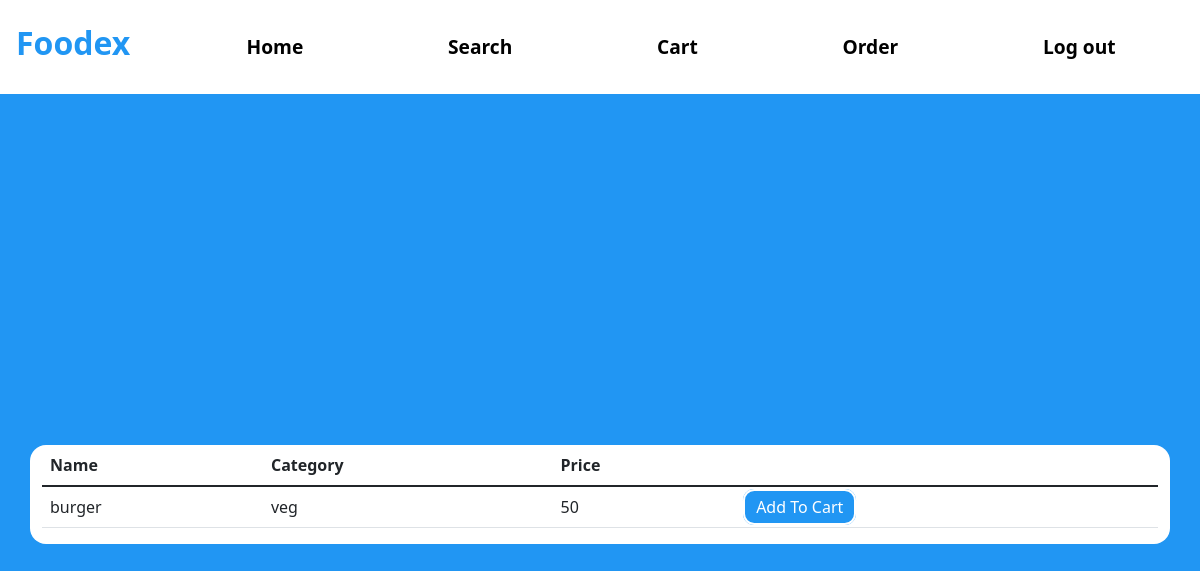
/View-Resturant-menu?id=1, run on an earlier commit of the app's database.
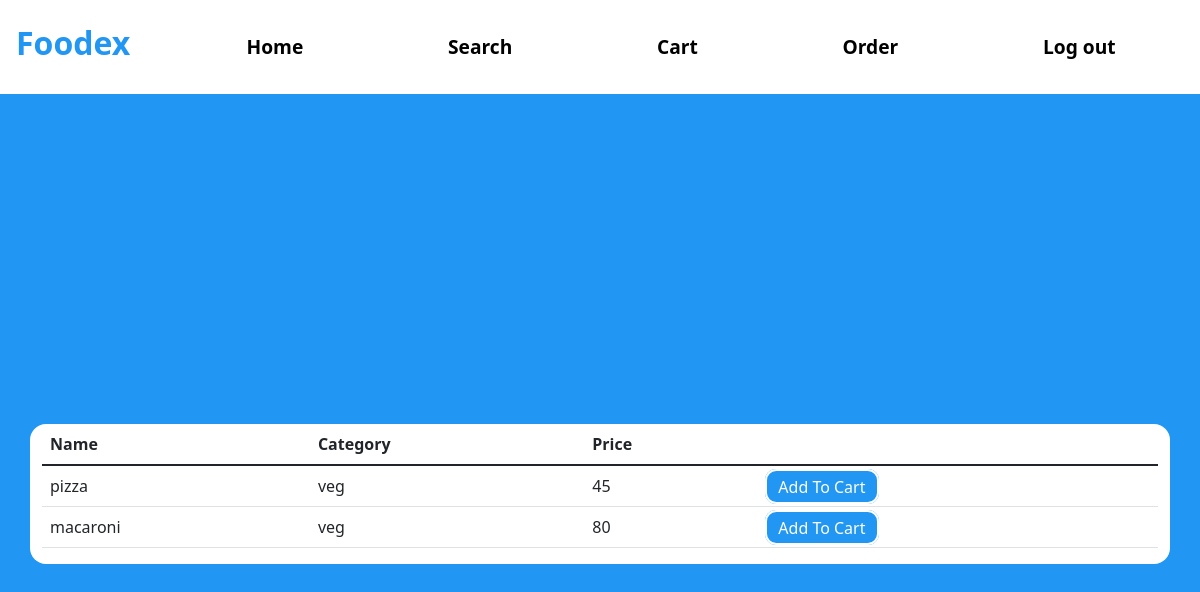
And on a later commit of the database.
### tables this page shows
CREATE TABLE MENU(
                        ITEM_ID INTEGER PRIMARY KEY AUTOINCREMENT,
                        ITEM_NAME TEXT,
                        ITEM_CATEGORY TEXT,
                        ITEM_PRICE INTEGER,
                        RESTAURANT_ID INTEGER,
                        ITEM_IMAGE TEXT,
                        FOREIGN KEY(RESTAURANT_ID) REFERENCES RESTAURANT(RESTAURANT_ID)
                       );

### app.py (the view)
@app.route("/View-Resturant-menu")
def view_menu_user():
    getid=request.args.get('id')
    cursor=connection.cursor()
    count=cursor.execute("SELECT m.ITEM_ID,m.ITEM_NAME,m.ITEM_CATEGORY,m.ITEM_PRICE FROM MENU m LEFT JOIN RESTAURANT r ON m.RESTAURANT_ID = r.RESTAURANT_ID WHERE m.RESTAURANT_ID="+str(getid)+"; ")
    result=cursor.fetchall()
    return render_template("View_Menu_user.html",MENU=result,Res_id=getid)

### templates/View_Menu_user.html (shortened to what this page needs)
<!DOCTYPE html>
<html lang="en">
<head>
    <link href="https://cdn.jsdelivr.net/npm/bootstrap@5.1.3/dist/css/bootstrap.min.css" rel="stylesheet">
    <link rel= "stylesheet" type= "text/css" href= "{{ url_for('static',filename='Styles.css') }}">
</head>
<body style="background:#2196f3;">
<nav class="navbar navbar-expand-lg bg-white">
  <h3 class="navbar-brand Logo" style="color:#2196f3;font-size: 2rem;"href="#">Foodex</h3>
    <div class="container">
  <div class="collapse navbar-collapse" id="navbarSupportedContent">
    <ul class="navbar-nav mr-auto nav-links">
        <li class="nav-item">
        <a class="nav-link nav-link-btn" href="/User-Dashboard">Home</a>
      </li>
      <li class="nav-item">
        <a class="nav-link nav-link-btn" href="/View-Resturant">Search</a>
      </li>
      <li class="nav-item">
        <a class="nav-link nav-link-btn" href="/User-cart">Cart</a>
      </li>
        <li class="nav-item">
        <a class="nav-link nav-link-btn" href="/User-order">Order</a>
      </li>
        <li class="nav-item">
        <a class="nav-link nav-link-btn" href="/">Log out</a>
      </li>
    </ul>
  </div>
     </div>
</nav>
  <div class="ToCenter" >
  <div class="container">
        <div class="row">
            <div class="col">
                <table class="table">
                    <thead>
                      <tr>
                        <th scope="col">Name</th>
                        <th scope="col">Category</th>
                        <th scope="col">Price</th>
                      </tr>
                    </thead>
                    <tbody>
                      {% for i in MENU %}
                      <tr>
                        <td>{{i[1]}}</td>
                          <td>{{i[2]}}</td>
                          <td>{{i[3]}}</td>
                            <td> <a class="Edit-btn" style="background:#2196f3;" href="/User-add-cart?id={{i[0]}}&res_id={{Res_id}}"> Add To Cart</a> </td>
                      </tr>
                      {% endfor %}
                    </tbody>
                  </table>
            </div>
        </div>
    </div>
    </div>
<div class="area" >
          <ul class="circles">
          </ul>
   </div >
</body>
</html>

What changed in the data, as far as the page shows it:
changed MENU: ITEM_NAME "burger" → "pizza"; ITEM_PRICE "50" → "45"
added MENU: ITEM_NAME "macaroni", ITEM_CATEGORY "veg", ITEM_PRICE "80"
